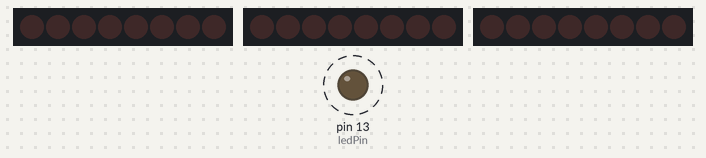
A sketch run on a simulated Arduino Uno, built with avr-gcc and run on an emulated ATmega328P. Parts: 3 × 8 port-expander outputs drawn as a row of LEDs (first output left, lit = HIGH), output pins drawn as LEDs (lit = HIGH). Wiring (inferred from the names in the program): PCF8574 port expander at I2C address 0x21; PCF8574 port expander at I2C address 0x22; PCF8574 port expander at I2C address 0x23. Wiring (inferred from the signals the program sends): 3 × row of LEDs: on Q0, Q1, Q2, Q3, Q4, Q5, Q6, Q7 / on Q0, Q1, Q2, Q3, Q4, Q5, Q6, Q7 / on Q0, Q1, Q2, Q3, Q4, Q5, Q6, Q7. Dashed ring = blinking. What the sketch prints to the serial monitor is not drawn.

Above: at 0.2 s.
Timing chart, 0 to 3.0 s (numbered marks = the images above):
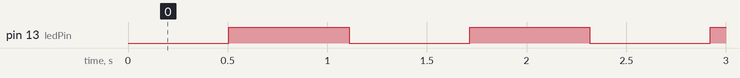

The sketch:

PCF8574_Test.ino
```cpp
// Tests for verifying Loki Robot Arduino interface board I2C expansion chips
// Blink LEDS in the ARMS and robot EYES

#include <Wire.h>

#define LEFT_ARM_PCF8574   0x21 //PCF8574
#define HEAD_PCF8574       0x22 //PCF8574
#define RIGHT_ARM_PCF8574  0x23 //PCF8574

//#define LED_PIN    13
const int ledPin =  13;      // the number of the LED pin

int ledState = LOW;             // ledState used to set the LED
long previousMillis = 0;        // will store last time LED was updated
long interval = 500;           // interval at which to blink (milliseconds)

void setup(void)
{
  Serial.begin(19200);
  Wire.begin(); // join i2c bus (address optional for master)
  pinMode(ledPin, OUTPUT);
  Serial.println("Init Complete.");
}

void loop(void)
{

  // Blink Arm LEDS
  Wire.beginTransmission(LEFT_ARM_PCF8574);
  Wire.write(byte(0xFE));  // 0xFE = LED ON
  Wire.endTransmission();

  Wire.beginTransmission(RIGHT_ARM_PCF8574);
  Wire.write(byte(0xFE));  // 0xFE = LED ON
  Wire.endTransmission();

  Wire.beginTransmission(HEAD_PCF8574);
  Wire.write(byte(0x00));  //
  Wire.endTransmission();
  delay(50);

  Wire.beginTransmission(RIGHT_ARM_PCF8574);
  Wire.write(byte(0xFF));
  Wire.endTransmission();

  Wire.beginTransmission(LEFT_ARM_PCF8574);
  Wire.write(byte(0xFF));
  Wire.endTransmission();

  Wire.beginTransmission(HEAD_PCF8574); // HEAD LEDS!
  Wire.write(byte(0xFF));  //
  Wire.endTransmission();
  delay(50);


  // Blink the LED
  unsigned long currentMillis = millis();
  if(currentMillis - previousMillis > interval)
  {
    previousMillis = currentMillis;
    if (ledState == LOW)
      ledState = HIGH;
    else
      ledState = LOW;
    digitalWrite(ledPin, ledState);
  }

  delay(100);
}
```

Measured:
- by itself, pin 13 (ledPin): alternates HIGH for 0.60 s and LOW for 0.60 s
